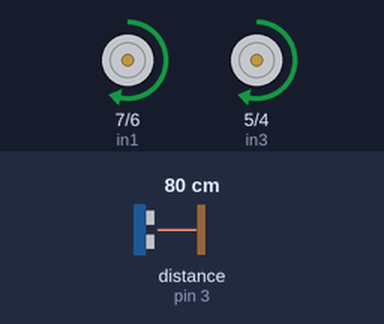
This sketch was run on a simulated Arduino Uno, built with avr-gcc and run on an emulated ATmega328P. Shown: motor-driver pin pairs drawn as motors (green arrow = first pin HIGH = forward, orange = second pin HIGH = backward, longer = more drive, scaled by the enable pin). Wiring (inferred from the names in the program): ultrasonic range finder: trigger pin 2; echo pin 3. The inputs (shaded band) are chosen by the test bench; at power-on: distance to the obstacle (sensor on pin 3) 80 cm. The echo pulse lasts 58.3 µs per cm.

Above: at 1.2 s.
1.3 s: distance to the obstacle (sensor on pin 3) set to 54 cm
2.8 s: distance to the obstacle (sensor on pin 3) set to 47 cm
At 3.6 s:
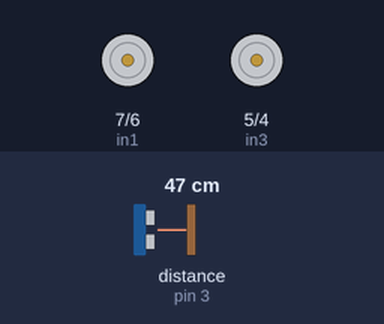
4.3 s: distance to the obstacle (sensor on pin 3) set to 60 cm
At 4.8 s:
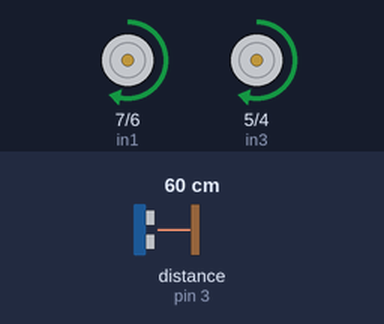
5.8 s: distance to the obstacle (sensor on pin 3) set to 2 cm
At 7.1 s:
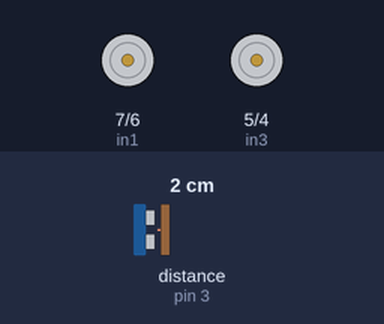
Timing chart, 0 to 8.3 s (numbered marks = the images above; inputs shaded):
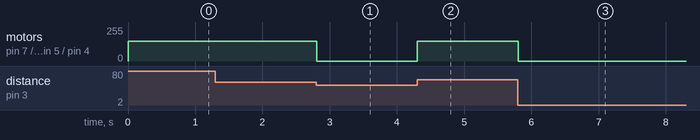

Measured:
- the behaviour switches between 51 and 50 cm on distance to the obstacle (sensor on pin 3) (found by bisection; images 0 and 1)
- after the input at 1.3 s, every drawn part: stays the same
- after the input at 2.8 s, motor on pin 7 (in1) / pin 6 (in2), motor on pin 5 (in3) / pin 4 (in4): forward 150/255 → stopped at once
- after the input at 4.3 s, motor on pin 7 (in1) / pin 6 (in2), motor on pin 5 (in3) / pin 4 (in4): stopped → forward 150/255 at once
- after the input at 5.8 s, motor on pin 7 (in1) / pin 6 (in2), motor on pin 5 (in3) / pin 4 (in4): forward 150/255 → stopped at once

The sketch:

Car_using_ultrasonic_sensor.ino
```cpp
// // Define IR sensor pins
// #define IR_LEFT A0
// #define IR_RIGHT A1

// Define ultrasonic sensor pins
#define TRIG_PIN 2
#define ECHO_PIN 3

// Motor driver pins
int enA = 9;
int in1 = 7;
int in2 = 6;
int enB = 10;
int in3 = 5;
int in4 = 4;


// Variables to store sensor values
int left_ir, right_ir;
long duration;
int distance;

void setup() {
  // pinMode(IR_LEFT, INPUT);
  // pinMode(IR_RIGHT, INPUT);
  pinMode(TRIG_PIN, OUTPUT);
  pinMode(ECHO_PIN, INPUT);

  // Initialize motor pins
  pinMode(enA, OUTPUT);
  pinMode(enB, OUTPUT);
  pinMode(in1, OUTPUT);
  pinMode(in2, OUTPUT);
  pinMode(in3, OUTPUT);
  pinMode(in4, OUTPUT);
}

void loop() {
  // Read line sensors
  // left_ir = digitalRead(IR_LEFT);
  // right_ir = digitalRead(IR_RIGHT);

  // Read obstacle sensor
  digitalWrite(TRIG_PIN, LOW);
  delayMicroseconds(2);
  digitalWrite(TRIG_PIN, HIGH);
  delayMicroseconds(10);
  digitalWrite(TRIG_PIN, LOW);
  duration = pulseIn(ECHO_PIN, HIGH);
  distance = duration * 0.034 / 2; // Distance in cm

  // Obstacle avoidance
  if (distance < 50) {
    stopMotors();
  }
  // Line following logic
  else if (left_ir == LOW && right_ir == LOW) {
    moveForward();
  }
  else if (left_ir == LOW && right_ir == HIGH) {
    turnLeft();
  }
  else if (left_ir == HIGH && right_ir == LOW) {
    turnRight();
  }
  else {
    stopMotors();
  }
}

void moveForward() {
  digitalWrite(in1, HIGH);
  digitalWrite(in2, LOW);
  digitalWrite(in3, HIGH);
  digitalWrite(in4, LOW);
  analogWrite(enA, 150); // Adjust speed as required
  analogWrite(enB, 150);
}
void turnLeft() {
  digitalWrite(in1, LOW);
  digitalWrite(in2, LOW);
  digitalWrite(in3, HIGH);
  digitalWrite(in4, LOW);
  analogWrite(enA, 100);
  analogWrite(enB, 150);
}
void turnRight() {
  digitalWrite(in1, HIGH);
  digitalWrite(in2, LOW);
  digitalWrite(in3, LOW);
  digitalWrite(in4, LOW);
  analogWrite(enA, 150);
  analogWrite(enB, 100);
}
void stopMotors() {
  digitalWrite(in1, LOW);
  digitalWrite(in2, LOW);
  digitalWrite(in3, LOW);
  digitalWrite(in4, LOW);
}
```
